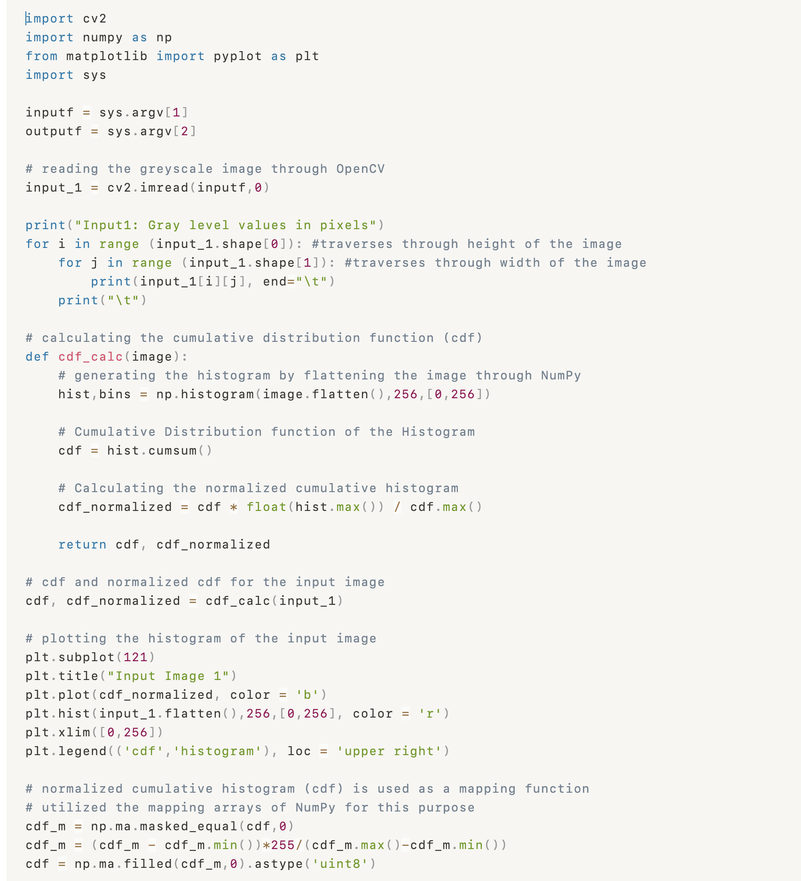
#> input picture code1.png, 801 x 881 px, shrunk from 1704 x 1876 before the run
$ python histogram.py code1.png out.png
#> lines starting #> are read from the running program, lines starting #| are printed output that depends on the picture
import cv2
import numpy as np
from matplotlib import pyplot as plt
import sys

inputf = sys.argv[1]
outputf = sys.argv[2]

# reading the greyscale image through OpenCV
input_1 = cv2.imread(inputf,0)
#> input_1: shape (881, 801); min 13, max 255, mean 240.5

print("Input1: Gray level values in pixels")
for i in range (input_1.shape[0]): #traverses through height of the image
    for j in range (input_1.shape[1]): #traverses through width of the image
        print(input_1[i][j], end="\t")
    print("\t")
#> this loop made 881 passes
#> (printed output is left out)

# calculating the cumulative distribution function (cdf)
def cdf_calc(image):
    # generating the histogram by flattening the image through NumPy
    hist,bins = np.histogram(image.flatten(),256,[0,256])
#> hist = 256 values, max 595716 at index 245, min 0 at index 0, mean 2756.6; bins = 257 values from 0 to 256

    # Cumulative Distribution function of the Histogram
    cdf = hist.cumsum()
#> cdf = 256 values from 0 to 705681

    # Calculating the normalized cumulative histogram
    cdf_normalized = cdf * float(hist.max()) / cdf.max()
#> cdf_normalized = 256 values from 0 to 595716

    return cdf, cdf_normalized

# cdf and normalized cdf for the input image
cdf, cdf_normalized = cdf_calc(input_1)
#> cdf = 256 values from 0 to 705681; cdf_normalized = 256 values from 0 to 595716

# plotting the histogram of the input image
plt.subplot(121)
plt.title("Input Image 1")
plt.plot(cdf_normalized, color = 'b')
plt.hist(input_1.flatten(),256,[0,256], color = 'r')
plt.xlim([0,256])
plt.legend(('cdf','histogram'), loc = 'upper right')

# normalized cumulative histogram (cdf) is used as a mapping function
# utilized the mapping arrays of NumPy for this purpose
cdf_m = np.ma.masked_equal(cdf,0)
cdf_m = (cdf_m - cdf_m.min())*255/(cdf_m.max()-cdf_m.min())
cdf = np.ma.filled(cdf_m,0).astype('uint8')
#> cdf = 256 values from 0 to 255

# output image gray values are calculated putting the input image inside the new cdf
output_1 = cdf[input_1]
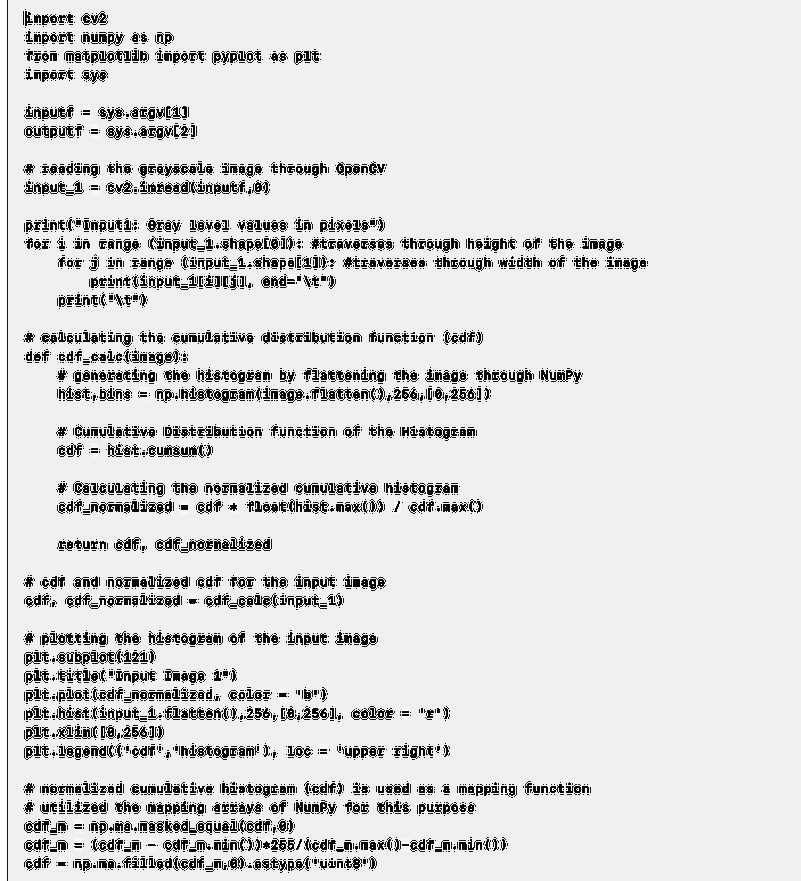
#> output_1: shape (881, 801); min 0, max 255, mean 218
# the new image is written out as result_1.png
cv2.imwrite(outputf, output_1)

# calculating the cdf and cdf_normalized values for plotting the histogram of output image
cdf1, cdf_normalized1 = cdf_calc(output_1)
#> cdf1 = 256 values from 2673 to 705681; cdf_normalized1 = 256 values from 2256.5 to 595716

print("Output1: Gray level values in pixels")
for i in range (output_1.shape[0]): #traverses through height of the image
    for j in range (output_1.shape[1]): #traverses through width of the image
        print(output_1[i][j], end="\t")
    print("\t")

# plotting the histogram of the output image
plt.subplot(122)
plt.title("Output Image 1")
plt.plot(cdf_normalized1, color = 'b')
plt.hist(output_1.flatten(),256,[0,256], color = 'r')
plt.xlim([0,256])
plt.legend(('cdf','histogram'), loc = 'upper right')

# printing the final graphs
plt.show()
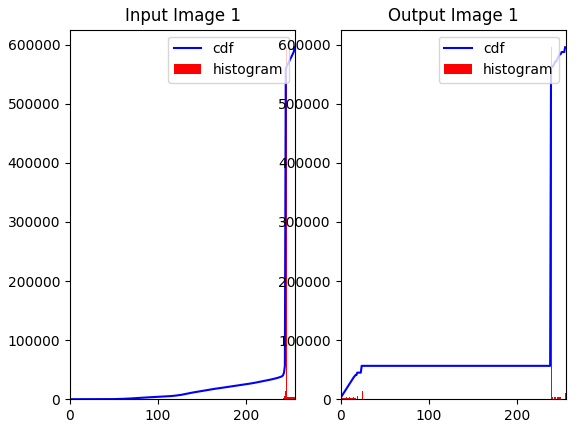
#> figure drawn by matplotlib, 2 panels; panel 1: tallest bar 595716 high, from x = 245 to 246; panel 1: curve peaks at x = 255, y = 595716; panel 2: tallest bar 595716 high, from x = 239 to 240; panel 2: curve peaks at x = 255, y = 595716
